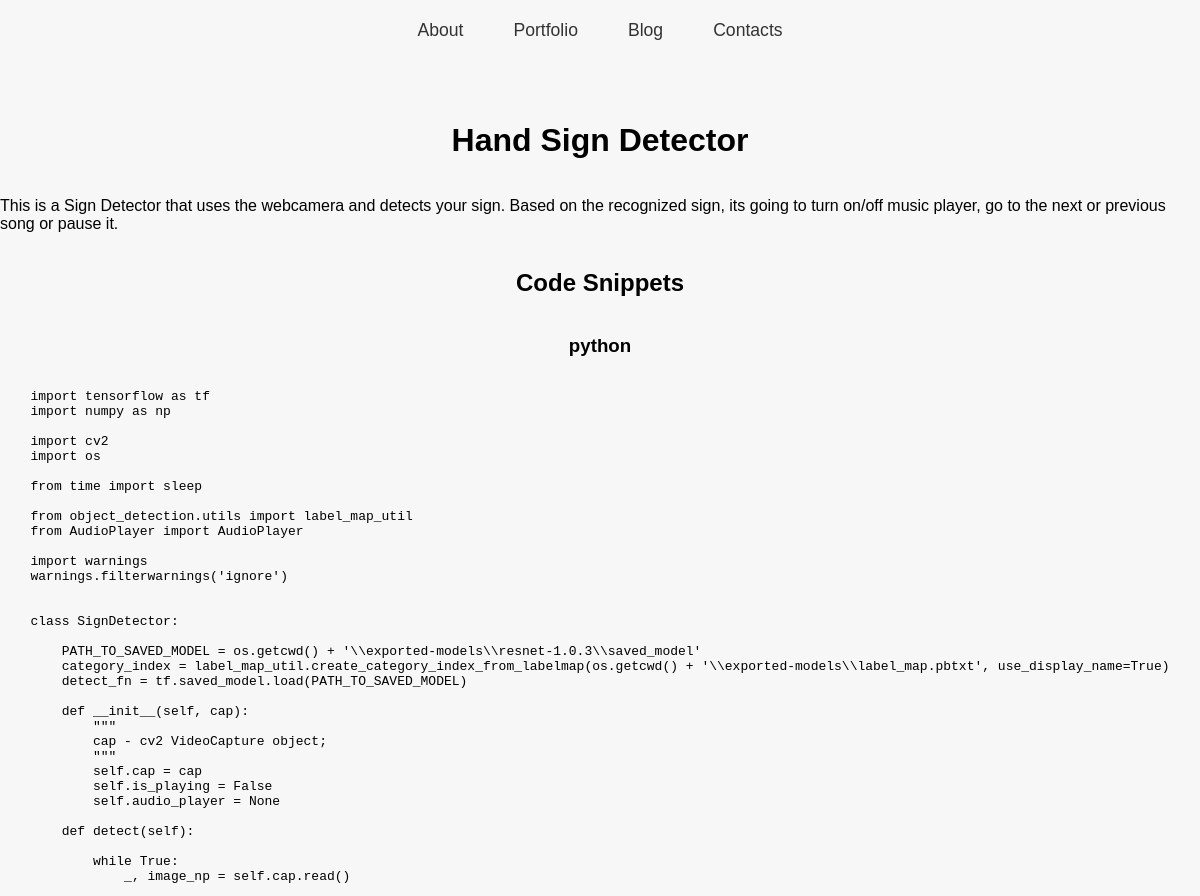
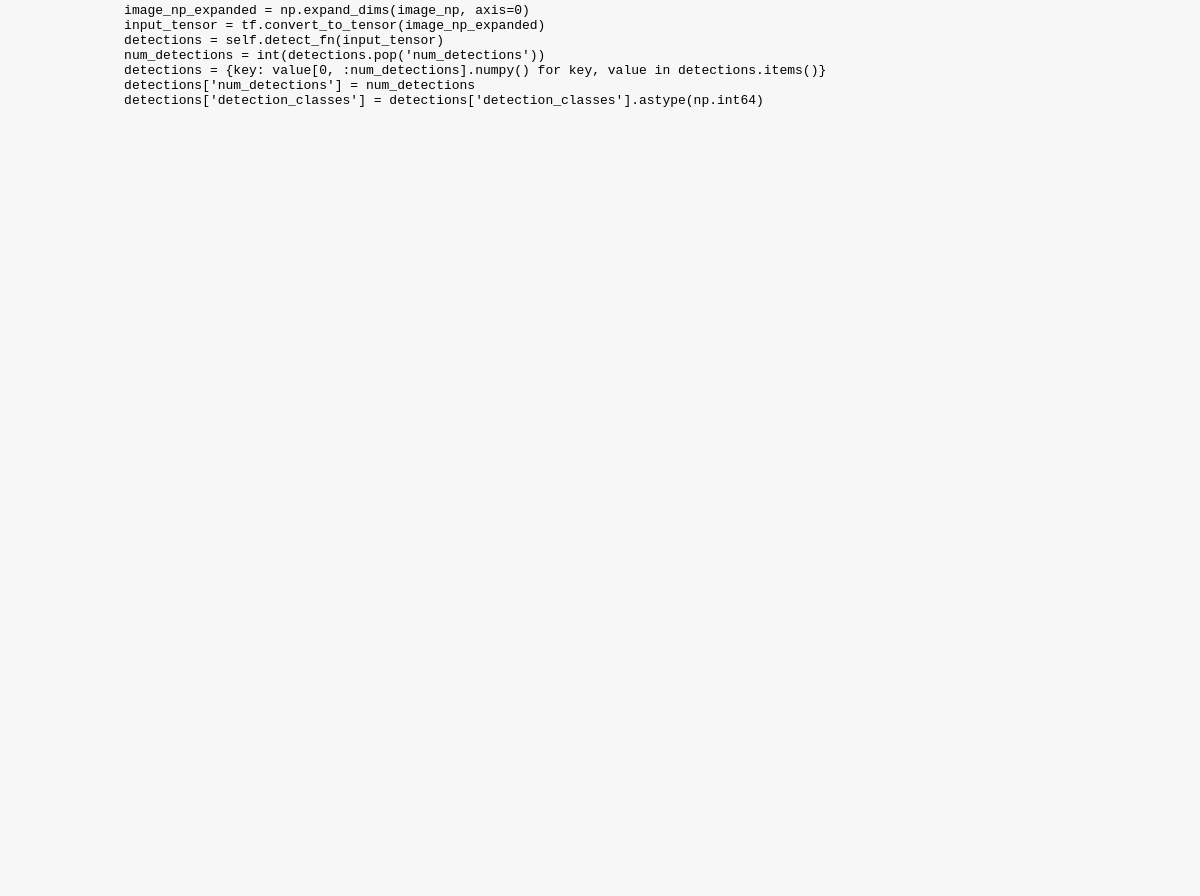
The page /portfolio/programming/1/ on the database its author committed (2 pictures, top to bottom).
### personal_website/models.py (models this page shows)
class PortfolioItem(models.Model):
    title = models.CharField(max_length=255)
    description = models.TextField(blank=True, null=True)
    image = models.ImageField(upload_to='portfolio_images/', blank=True, null=True)
    category = models.CharField(max_length=50, choices=[("programming", "Programming"),
                                                        ("stocks", "Stocks"),
                                                        ("workouts", "Workouts"),
                                                        ("history", "History"),
                                                        ("politics", "Politics"), ])
    class Meta:
        abstract = True

class ProgrammingItem(PortfolioItem):
    repo_link = models.URLField(blank=True, null=True)
    demo_link = models.URLField(blank=True, null=True)

class CodeSnippet(models.Model):
    programming_item = models.ForeignKey(ProgrammingItem, on_delete=models.CASCADE, related_name="snippets")
    language = models.CharField(max_length=50000, choices=[("python", "Python"),
                                                           ("javascript", "JavaScript"),
                                                           ("jupyter", "Jupyter")])
    code = models.TextField()
    description = models.TextField(blank=True, null=True)

### personal_website/views.py (the view)
# urls.py: path("portfolio/<str:category>/<int:item_id>/", views.portfolio_item_detail, name="portfolio_item_detail"),
def portfolio_item_detail(request, category, item_id):
    categories = {
        "programming": ProgrammingItem,
        "stocks": StockItem,
        "workouts": WorkoutItem,
        "history": HistoryItem,
        "politics": PoliticsItem,
    }
    model = categories.get(category)
    if not model:
        return render(request, "404.html")  # Handle invalid category
    item = get_object_or_404(model, id=item_id)
    return render(request, "portfolio_detail.html", {
        "item": item,
        "category": category,
    })

### personal_website/templates/portfolio_detail.html (shortened to what this page needs)
{% extends "base.html" %}
{% block content %}
    <h1>{{ item.title }}</h1>
    <p>{{ item.description }}</p>
    {% if category == "programming" %}
        {% if item.snippets.all %}
            <h2>Code Snippets</h2>
            {% for snippet in item.snippets.all %}
                <h3>{{ snippet.language }}</h3>
                <pre>{{ snippet.code }}</pre>
            {% endfor %}
        {% endif %}
    {% elif category == "stocks" %}
        <p><a href="{{ item.external_link }}" target="_blank">Stock Info</a></p>
    {% elif category in "workouts history politics" %}
        {% if item.video_url %}
            <iframe width="560" height="315" src="{{ item.video_url }}" frameborder="0" allowfullscreen></iframe>
        {% endif %}
        <p>{{ item.text_content }}</p>
    {% endif %}
    <p><a href="{% url 'portfolio_category' category=category %}">Back to Portfolio</a></p>
{% endblock %}

### static/css/base.css (style rules this page uses)
html, body { height: 100%; margin: 0 auto; font-family: Arial, sans-serif; }
body { display: flex; flex-direction: column; justify-content: flex-start; align-items: center; background-color: #f7f7f7; }

### rows shown on the page
ProgrammingItem: title "Hand Sign Detector", description "This is a Sign Detector that uses the webcamera and detects your sign. Based on the recognized sign, its going to turn on/off music player, go to the next or previous song or pause it."
CodeSnippet: language "python", code "import tensorflow as tf import numpy as np import cv2 import os from time import sleep from object_detection.utils import label_map_util from AudioPlayer import AudioPlayer import warnings warnings.filterwarnings('ignore') class SignDetector: PATH_TO_SAVED_MODEL = os.getcwd() + '\\\\exported-models\\\\resnet-1.0.3\\\\saved_model' category_index = label_map_util.create_category_index_from_labelmap(os.getcwd() + '\\\\exported-models\\\\label_map.pbtxt', use_display_name=True) detect_fn = tf.saved_model.load(PATH_TO_SAVED_MODEL) def __init__(self, cap): \"\"\" cap - cv2 VideoCapture object; \"\"\" self.cap = cap self.is_playing = False self.audio_player = None def detect(self): while True: _, image_np =…"
